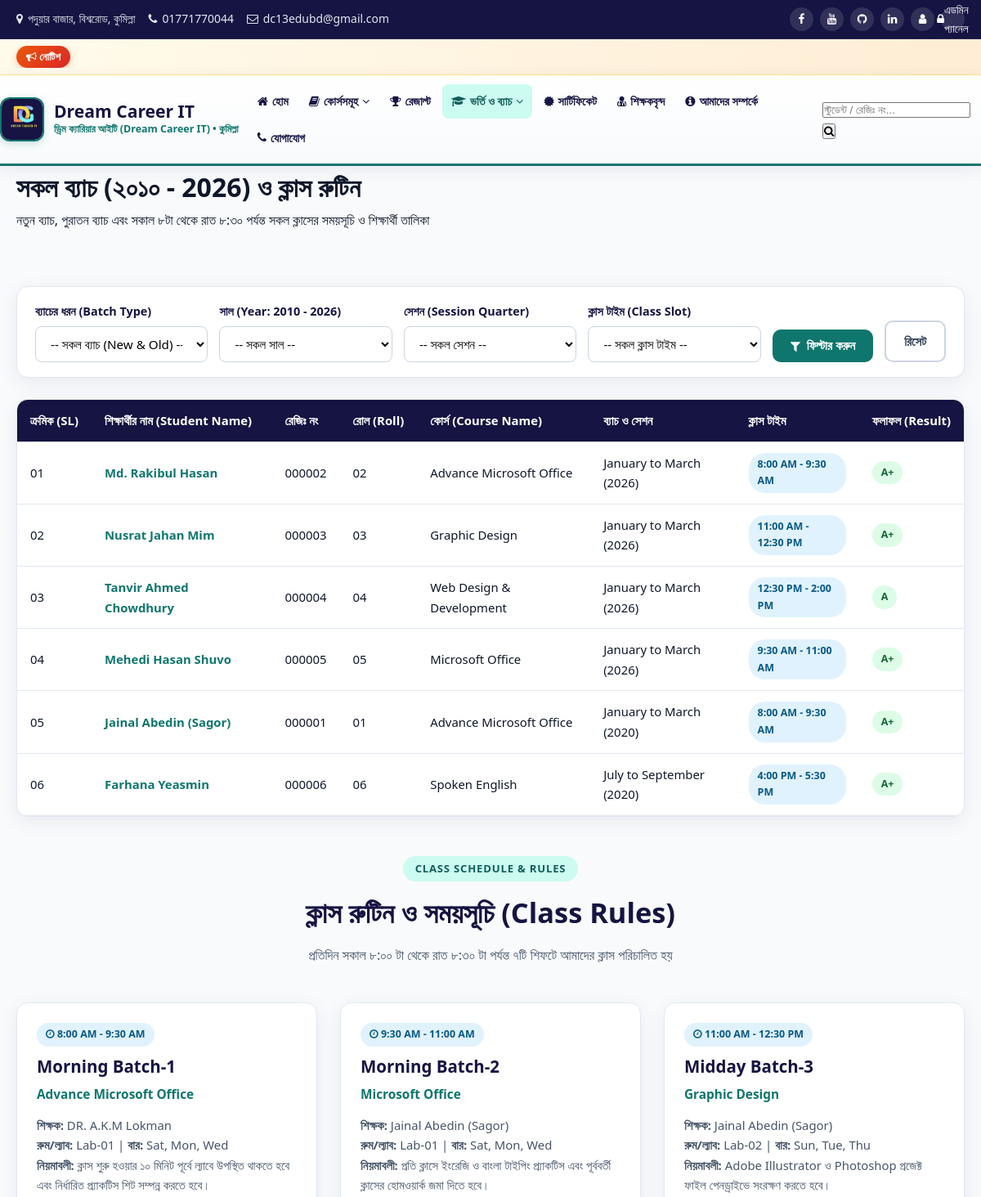
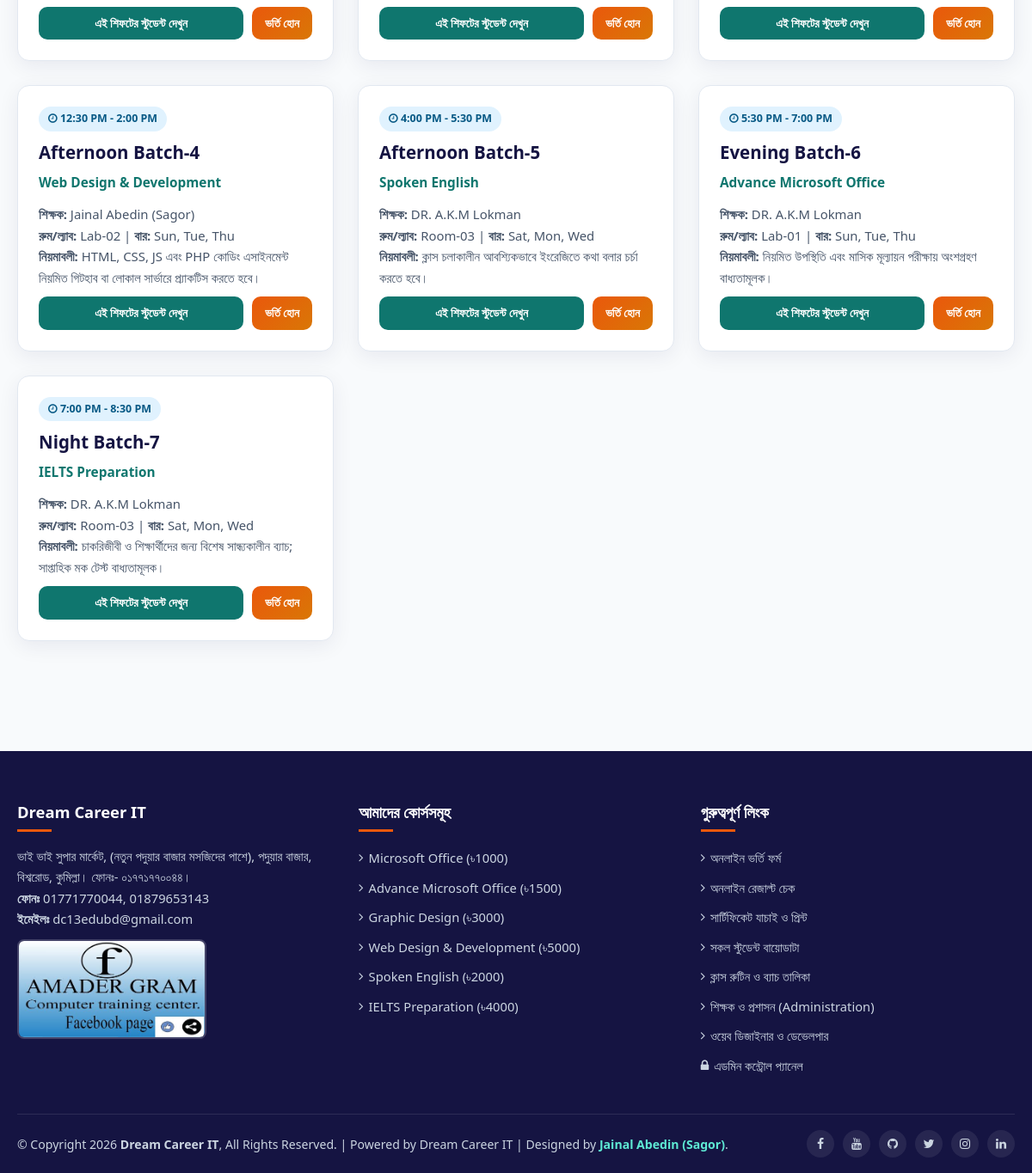
Screenshot of /batches.php with the database file from the repository (2 pictures, top to bottom).
### tables this page shows
CREATE TABLE students (
    id INTEGER PRIMARY KEY AUTOINCREMENT,
    reg_no VARCHAR(30) UNIQUE NOT NULL,
    roll_no VARCHAR(20) NOT NULL,
    secret_code VARCHAR(50) UNIQUE NOT NULL,
    name VARCHAR(120) NOT NULL,
    father_name VARCHAR(120),
    mother_name VARCHAR(120),
    nid_birth_reg VARCHAR(60),
    present_address TEXT,
    permanent_address TEXT,
    phone VARCHAR(50),
    email VARCHAR(120),
    dob VARCHAR(30),
    religion VARCHAR(50) DEFAULT 'Muslim',
    marital_status VARCHAR(30) DEFAULT 'Un-Married',
    height VARCHAR(20) DEFAULT '5.6"',
    weight VARCHAR(20) DEFAULT '55 KG',
    blood_group VARCHAR(15) DEFAULT 'O+',
    education VARCHAR(150),
    school_college VARCHAR(150),
    experience TEXT,
    has_disability VARCHAR(10) DEFAULT 'না',
    disability_discount DECIMAL(5,2) DEFAULT 0,
    course_id INTEGER,
    course_name VARCHAR(120) NOT NULL,
    course_duration VARCHAR(50) DEFAULT '3 Months',
    batch_no VARCHAR(40) DEFAULT 'Batch-2026-01',
    batch_year INTEGER DEFAULT 2026,
    admission_month VARCHAR(20) DEFAULT 'January',
    session_quarter VARCHAR(60) DEFAULT 'January to March',
    batch_type VARCHAR(30) DEFAULT 'New Batch',
    class_slot VARCHAR(80) DEFAULT '8:00 AM - 9:30 AM',
    result_grade VARCHAR(20) DEFAULT 'A+',
    cgpa VARCHAR(20) DEFAULT '5.00',
    photo VARCHAR(255) DEFAULT 'assets/img/teacher-sagor.jpg',
    password_hash VARCHAR(255),
    status VARCHAR(20) DEFAULT 'Active',
    created_at DATETIME DEFAULT CURRENT_TIMESTAMP
);

CREATE TABLE classes (
    id INTEGER PRIMARY KEY AUTOINCREMENT,
    slot_code VARCHAR(30) UNIQUE NOT NULL,
    time_label VARCHAR(80) NOT NULL,
    batch_name VARCHAR(100) NOT NULL,
    session_name VARCHAR(80) DEFAULT 'January to March',
    batch_year INTEGER DEFAULT 2026,
    course_name VARCHAR(120) DEFAULT 'All Courses',
    teacher_name VARCHAR(120) DEFAULT 'DR. A.K.M Lokman',
    room_no VARCHAR(50) DEFAULT 'Lab-01 (2nd Floor)',
    days_of_week VARCHAR(100) DEFAULT 'Sat, Mon, Wed',
    rules_text TEXT,
    max_seats INTEGER DEFAULT 20,
    status VARCHAR(20) DEFAULT 'Active',
    sort_order INTEGER DEFAULT 1
);

### config/db.php (called while the page is built, shortened)
<?php
function h(?string $str): string {
    return htmlspecialchars((string)$str, ENT_QUOTES, 'UTF-8');
}

### batches.php (the view, shortened to what this page needs)
<?php
require_once __DIR__ . '/config/db.php';
$pdo = get_db();
$sql = "SELECT * FROM students WHERE 1=1";
$params = [];
$sql .= " ORDER BY batch_year DESC, roll_no ASC";
$stmt = $pdo->prepare($sql);
$stmt->execute($params);
$batch_students = $stmt->fetchAll();
$classes_list = $pdo->query("SELECT * FROM classes WHERE status='Active' ORDER BY sort_order ASC")->fetchAll();
require_once __DIR__ . '/includes/header.php';
?>
<div class="page-hero-strip">
    <div class="container">
        <h1>সকল ব্যাচ (২০১০ - <?= date('Y') ?>) ও ক্লাস রুটিন</h1>
        <p>নতুন ব্যাচ, পুরাতন ব্যাচ এবং সকাল ৮টা থেকে রাত ৮:৩০ পর্যন্ত সকল ক্লাসের সময়সূচি ও শিক্ষার্থী তালিকা</p>
    </div>
</div>
<section class="section">
    <div class="container">
        <form method="get" action="batches.php" class="filter-bar">
            <div class="form-group">
                <label>ব্যাচের ধরন (Batch Type)</label>
                <select name="type" class="form-control">
                    <option value="">-- সকল ব্যাচ (New & Old) --</option>
                </select>
            </div>
            <div class="form-group">
                <label>সাল (Year: 2010 - <?= date('Y') ?>)</label>
                <select name="year" class="form-control">
                    <option value="">-- সকল সাল --</option>
                </select>
            </div>
            <div class="form-group">
                <label>সেশন (Session Quarter)</label>
                <select name="session" class="form-control">
                    <option value="">-- সকল সেশন --</option>
                </select>
            </div>
            <div class="form-group">
                <label>ক্লাস টাইম (Class Slot)</label>
                <select name="slot" class="form-control">
                    <option value="">-- সকল ক্লাস টাইম --</option>
                </select>
            </div>
            <button type="submit" class="btn btn-primary"><i class="fa fa-filter"></i> ফিল্টার করুন</button>
            <a href="batches.php" class="btn btn-outline" style="color:#334155; border-color:#cbd5e1;">রিসেট</a>
        </form>
        <div class="table-responsive" style="margin-bottom:48px;">
            <table class="data-table filterable-table">
                <thead>
                    <tr>
                        <th>ক্রমিক (SL)</th>
                        <th>শিক্ষার্থীর নাম (Student Name)</th>
                        <th>রেজিঃ নং</th>
                        <th>রোল (Roll)</th>
                        <th>কোর্স (Course Name)</th>
                        <th>ব্যাচ ও সেশন</th>
                        <th>ক্লাস টাইম</th>
                        <th>ফলাফল (Result)</th>
                    </tr>
                </thead>
                <tbody>
                    <?php if (empty($batch_students)): ?>
                        <tr><td colspan="8" style="text-align:center; padding:24px; color:#64748b;">এই ফিল্টারে কোনো শিক্ষার্থীর তথ্য পাওয়া যায়নি। এডমিন প্যানেল থেকে নতুন শিক্ষার্থী যোগ করা যাবে।</td></tr>
                    <?php else: ?>
                        <?php foreach ($batch_students as $idx => $s): ?>
                        <tr>
                            <td><?= str_pad((string)($idx + 1), 2, '0', STR_PAD_LEFT) ?></td>
                            <td>
                                <a href="biodata.php?reg_no=<?= urlencode($s['reg_no']) ?>" style="font-weight:700; color:#0f766e;">
                                    <?= h($s['name']) ?>
                                </a>
                            </td>
                            <td><?= h($s['reg_no']) ?></td>
                            <td><?= h($s['roll_no']) ?></td>
                            <td><?= h($s['course_name']) ?></td>
                            <td><?= h($s['session_quarter']) ?> (<?= (int)$s['batch_year'] ?>)</td>
                            <td><span class="badge badge-info"><?= h($s['class_slot']) ?></span></td>
                            <td><span class="badge badge-success"><?= h($s['result_grade']) ?></span></td>
                        </tr>
                        <?php endforeach; ?>
                    <?php endif; ?>
                </tbody>
            </table>
        </div>
        <div id="class-rules">
            <div class="section-header">
                <span class="sub-badge">Class Schedule & Rules</span>
                <h2>ক্লাস রুটিন ও সময়সূচি (Class Rules)</h2>
                <p>প্রতিদিন সকাল ৮:০০ টা থেকে রাত ৮:৩০ টা পর্যন্ত ৭টি শিফটে আমাদের ক্লাস পরিচালিত হয়</p>
            </div>
            <div class="grid-3">
                <?php foreach ($classes_list as $cl): ?>
                <div class="card">
                    <div class="card-body">
                        <span class="badge badge-info" style="align-self:flex-start; margin-bottom:8px;"><i class="fa fa-clock-o"></i> <?= h($cl['time_label']) ?></span>
                        <h3><?= h($cl['batch_name']) ?></h3>
                        <div class="title-bn"><?= h($cl['course_name']) ?></div>
                        <p style="margin-bottom:10px;">
                            <strong>শিক্ষক:</strong> <?= h($cl['teacher_name']) ?><br>
                            <strong>রুম/ল্যাব:</strong> <?= h($cl['room_no']) ?> | <strong>বার:</strong> <?= h($cl['days_of_week']) ?><br>
                            <strong>নিয়মাবলী:</strong> <?= h($cl['rules_text']) ?>
                        </p>
                        <div class="card-footer">
                            <a href="batches.php?slot=<?= urlencode($cl['time_label']) ?>" class="btn btn-primary btn-sm" style="flex:1;">এই শিফটের স্টুডেন্ট দেখুন</a>
                            <a href="admission.php" class="btn btn-accent btn-sm">ভর্তি হোন</a>
                        </div>
                    </div>
                </div>
                <?php endforeach; ?>
            </div>
        </div>
    </div>
</section>
<?php require_once __DIR__ . '/includes/footer.php'; ?>

### assets/css/style.css (style rules this page uses)
:root { --primary: #0f766e; --primary-dark: #115e59; --primary-light: #ccfbf1; --secondary: #151442; --secondary-light: #1e1b4b; --accent: #ea580c; --accent-hover: #c2410c; --gold: #f59e0b; --bg-body: #f8fafc; --bg-card: #ffffff; --text-main: #0f172a; --text-muted: #475569; --border: #e2e8f0; --success: #16a34a; --danger: #dc2626; --radius: 14px; --shadow: 0 6px 24px rgba(21, 20, 66, 0.07); --shadow-lg: 0 14px 36px rgba(21, 20, 66, 0.14); }
* { box-sizing: border-box; margin: 0; padding: 0; }
html { scroll-behavior: smooth; -webkit-text-size-adjust: 100%; }
body { font-family: 'Segoe UI', 'Hind Siliguri', system-ui, -apple-system, sans-serif; background-color: var(--bg-body); color: var(--text-main); line-height: 1.65; font-size: 16px; -webkit-user-select: none; -moz-user-select: none; -ms-user-select: none; user-select: none; overflow-x: hidden; }
input, textarea, select { -webkit-user-select: text !important; -moz-user-select: text !important; user-select: text !important; }
a { color: var(--primary); text-decoration: none; transition: all 0.25s ease; }
.container { width: 100%; max-width: 1220px; margin: 0 auto; padding: 0 20px; }
.btn { display: inline-flex; align-items: center; justify-content: center; gap: 8px; padding: 11px 22px; border-radius: 10px; font-weight: 700; font-size: 0.94rem; cursor: pointer; border: none; transition: all 0.25s ease; }
.btn-primary { background: var(--primary); color: #fff; }
.btn-accent { background: linear-gradient(135deg, #ea580c, #d97706); color: #fff; }
.btn-outline { background: transparent; border: 2px solid #5eead4; color: #5eead4; }
.btn-sm { padding: 8px 15px; font-size: 0.85rem; }
.section { padding: 68px 0; }
.section-header { text-align: center; max-width: 740px; margin: 0 auto 44px; }
.section-header .sub-badge { display: inline-block; background: var(--primary-light); color: var(--primary-dark); font-weight: 800; font-size: 0.82rem; padding: 5px 15px; border-radius: 25px; text-transform: uppercase; letter-spacing: 0.8px; margin-bottom: 10px; }
.section-header h2 { font-size: 2.15rem; color: var(--secondary); font-weight: 800; margin-bottom: 10px; }
.section-header p { color: var(--text-muted); font-size: 1.02rem; }
.grid-3 { display: grid; grid-template-columns: repeat(auto-fill, minmax(330px, 1fr)); gap: 28px; }
.card { background: var(--bg-card); border-radius: var(--radius); border: 1px solid var(--border); box-shadow: var(--shadow); overflow: hidden; transition: transform 0.3s ease, box-shadow 0.3s ease, border-color 0.3s ease; display: flex; flex-direction: column; animation: fadeUpCard 0.45s ease both; }
.card-body { padding: 24px; flex: 1; display: flex; flex-direction: column; }
.card-body h3 { font-size: 1.28rem; color: var(--secondary); margin-bottom: 5px; }
.card-body .title-bn { font-size: 0.96rem; color: var(--primary); font-weight: 700; margin-bottom: 12px; }
.card-body p { color: var(--text-muted); font-size: 0.93rem; margin-bottom: 18px; flex: 1; }
.card-footer { display: flex; gap: 10px; margin-top: auto; }
.table-responsive { width: 100%; overflow-x: auto; background: #fff; border-radius: var(--radius); box-shadow: var(--shadow); border: 1px solid var(--border); }
.data-table { width: 100%; border-collapse: collapse; min-width: 600px; }
.data-table th, .data-table td { padding: 13px 16px; text-align: left; border-bottom: 1px solid var(--border); font-size: 0.93rem; }
.data-table th { background: var(--secondary); color: #fff; font-weight: 700; white-space: nowrap; }
.badge { display: inline-block; padding: 4px 11px; border-radius: 20px; font-size: 0.78rem; font-weight: 700; }
.badge-success { background: #dcfce7; color: #166534; }
.badge-info { background: #e0f2fe; color: #075985; }
.form-group { margin-bottom: 16px; }
.form-group label { display: block; font-weight: 700; margin-bottom: 6px; font-size: 0.9rem; color: var(--secondary); }
.form-control { width: 100%; padding: 10px 14px; border: 1px solid #cbd5e1; border-radius: 8px; font-size: 0.95rem; font-family: inherit; background: #fff; }
.filter-bar { background: #fff; padding: 18px 22px; border-radius: var(--radius); box-shadow: var(--shadow); border: 1px solid var(--border); margin-bottom: 26px; display: flex; flex-wrap: wrap; gap: 14px; align-items: flex-end; }
.filter-bar .form-group { margin-bottom: 0; flex: 1; min-width: 180px; }

### rows the page displays
students: idx "01", name "Md. Rakibul Hasan", reg_no "000002", roll_no "02", course_name "Advance Microsoft Office", session_quarter "January to March", batch_year "2026", class_slot "8:00 AM - 9:30 AM", result_grade "A+"
students: idx "02", name "Nusrat Jahan Mim", reg_no "000003", roll_no "03", course_name "Graphic Design", session_quarter "January to March", batch_year "2026", class_slot "11:00 AM - 12:30 PM", result_grade "A+"
students: idx "03", name "Tanvir Ahmed Chowdhury", reg_no "000004", roll_no "04", course_name "Web Design & Development", session_quarter "January to March", batch_year "2026", class_slot "12:30 PM - 2:00 PM", result_grade "A"
students: idx "04", name "Mehedi Hasan Shuvo", reg_no "000005", roll_no "05", course_name "Microsoft Office", session_quarter "January to March", batch_year "2026", class_slot "9:30 AM - 11:00 AM", result_grade "A+"
students: idx "05", name "Jainal Abedin (Sagor)", reg_no "000001", roll_no "01", course_name "Advance Microsoft Office", session_quarter "January to March", batch_year "2020", class_slot "8:00 AM - 9:30 AM", result_grade "A+"
students: idx "06", name "Farhana Yeasmin", reg_no "000006", roll_no "06", course_name "Spoken English", session_quarter "July to September", batch_year "2020", class_slot "4:00 PM - 5:30 PM", result_grade "A+"
classes: time_label "8:00 AM - 9:30 AM", batch_name "Morning Batch-1", course_name "Advance Microsoft Office", teacher_name "DR. A.K.M Lokman", room_no "Lab-01", days_of_week "Sat, Mon, Wed", rules_text "ক্লাস শুরু হওয়ার ১০ মিনিট পূর্বে ল্যাবে উপস্থিত থাকতে হবে এবং নির্ধারিত প্র্যাকটিস শিট সম্পন্ন করতে হবে।"
classes: time_label "9:30 AM - 11:00 AM", batch_name "Morning Batch-2", course_name "Microsoft Office", teacher_name "Jainal Abedin (Sagor)", room_no "Lab-01", days_of_week "Sat, Mon, Wed", rules_text "প্রতি ক্লাসে ইংরেজি ও বাংলা টাইপিং প্র্যাকটিস এবং পূর্ববর্তী ক্লাসের হোমওয়ার্ক জমা দিতে হবে।"
classes: time_label "11:00 AM - 12:30 PM", batch_name "Midday Batch-3", course_name "Graphic Design", teacher_name "Jainal Abedin (Sagor)", room_no "Lab-02", days_of_week "Sun, Tue, Thu", rules_text "Adobe Illustrator ও Photoshop প্রজেক্ট ফাইল পেনড্রাইভে সংরক্ষণ করতে হবে।"
classes: time_label "12:30 PM - 2:00 PM", batch_name "Afternoon Batch-4", course_name "Web Design & Development", teacher_name "Jainal Abedin (Sagor)", room_no "Lab-02", days_of_week "Sun, Tue, Thu", rules_text "HTML, CSS, JS এবং PHP কোডিং এসাইনমেন্ট নিয়মিত গিটহাব বা লোকাল সার্ভারে প্র্যাকটিস করতে হবে।"
classes: time_label "4:00 PM - 5:30 PM", batch_name "Afternoon Batch-5", course_name "Spoken English", teacher_name "DR. A.K.M Lokman", room_no "Room-03", days_of_week "Sat, Mon, Wed", rules_text "ক্লাস চলাকালীন আবশ্যিকভাবে ইংরেজিতে কথা বলার চর্চা করতে হবে।"
classes: time_label "5:30 PM - 7:00 PM", batch_name "Evening Batch-6", course_name "Advance Microsoft Office", teacher_name "DR. A.K.M Lokman", room_no "Lab-01", days_of_week "Sun, Tue, Thu", rules_text "নিয়মিত উপস্থিতি এবং মাসিক মূল্যায়ন পরীক্ষায় অংশগ্রহণ বাধ্যতামূলক।"
classes: time_label "7:00 PM - 8:30 PM", batch_name "Night Batch-7", course_name "IELTS Preparation", teacher_name "DR. A.K.M Lokman", room_no "Room-03", days_of_week "Sat, Mon, Wed", rules_text "চাকরিজীবী ও শিক্ষার্থীদের জন্য বিশেষ সান্ধ্যকালীন ব্যাচ; সাপ্তাহিক মক টেস্ট বাধ্যতামূলক।"

### other values shown
setting('phone_1') "01771770044"
setting('email_1') "dc13edubd@gmail.com"
setting('site_name', 'Dream Career IT') "Dream Career IT"
setting('address_bn') "ভাই ভাই সুপার মার্কেট, (নতুন পদুয়ার বাজার মসজিদের পাশে), পদুয়ার বাজার, বিশ্বরোড, কুমিল্লা। ফোনঃ- ০১৭৭১৭৭০০৪৪।"
setting('phone_2') "01879653143"
$fc['title'] "Microsoft Office"
$fc['fee'] "1000"
$fc['title'] "Advance Microsoft Office"
$fc['fee'] "1500"
$fc['title'] "Graphic Design"
$fc['fee'] "3000"
$fc['title'] "Web Design & Development"
$fc['fee'] "5000"
$fc['title'] "Spoken English"
$fc['fee'] "2000"
